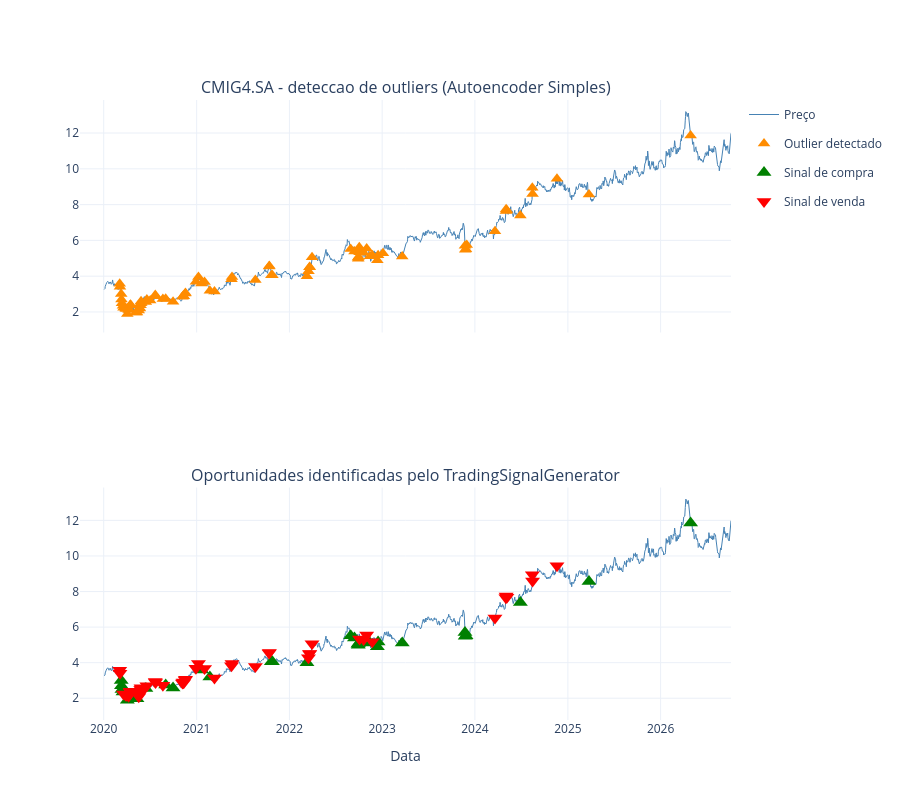

The code cell stored with this chart in its notebook:
### Markdown cell above
## Visualizacao dos outliers e das oportunidades de compra e venda

Os graficos a seguir apresentam, sobre a serie de precos reais do
ativo:

1. Os outliers detectados pelo autoencoder denso.
2. Os sinais de compra e venda gerados pelo `TradingSignalGenerator`
   a partir desses outliers.

Diferentemente do notebook com dados simulados, nao ha aqui um painel
de gabarito, pois os dados sao reais e nao existe um conjunto
conhecido de choques injetados. As contagens de outliers e de sinais
ja foram impressas apos o treinamento e nao sao reenviadas ao wandb,
pois o run foi encerrado logo apos a etapa de treinamento e validacao,
seguindo o mesmo padrao do `WandbExperimentTracker` usado em
`regression_log_return_training.ipynb`.

### Code cell
outlier_indices = np.where(is_outlier)[0]

signals_figure = plot_outlier_detection_and_trading_signals(
    dates.values,
    price_values,
    outlier_indices,
    buy_indices,
    sell_indices,
    f"{TICKER} - deteccao de outliers (Autoencoder Simples)",
    "Oportunidades identificadas pelo TradingSignalGenerator",
)
signals_figure.update_layout(height=800)
signals_figure.show()

### Figure 1 — Plotly figure (JSON) as saved in the notebook; plotly's stock layout.template omitted (floating-point values rounded to 4 significant figures; data arrays with more than 128 entries replaced by an {"elided": "..."} marker saying what was removed)
{"data": [{"legendgroup": "preco", "line": {"color": "steelblue", "width": 1}, "mode": "lines", "name": "Preço", "type": "scatter", "x": {"elided": "1683 str values"}, "xaxis": "x", "y": {"elided": "1683 float values"}, "yaxis": "y"}, {"marker": {"color": "darkorange", "size": 11, "symbol": "triangle-up"}, "mode": "markers", "name": "Outlier detectado", "type": "scatter", "x": ["2020-03-04T00:00:00", "2020-03-05T00:00:00", "2020-03-10T00:00:00", "2020-03-11T00:00:00", "2020-03-13T00:00:00", "2020-03-17T00:00:00", "2020-03-19T00:00:00", "2020-03-27T00:00:00", "2020-03-30T00:00:00", "2020-04-03T00:00:00", "2020-04-08T00:00:00", "2020-04-09T00:00:00", "2020-04-14T00:00:00", "2020-04-15T00:00:00", "2020-04-16T00:00:00", "2020-05-07T00:00:00", "2020-05-11T00:00:00", "2020-05-18T00:00:00", "2020-05-21T00:00:00", "2020-05-22T00:00:00", "2020-05-25T00:00:00", "2020-05-26T00:00:00", "2020-05-27T00:00:00", "2020-05-28T00:00:00", "2020-06-15T00:00:00", "2020-06-19T00:00:00", "2020-07-02T00:00:00", "2020-07-22T00:00:00", "2020-07-23T00:00:00", "2020-08-21T00:00:00", "2020-09-01T00:00:00", "2020-09-30T00:00:00", "2020-11-06T00:00:00", "2020-11-09T00:00:00", "2020-11-11T00:00:00", "2020-11-17T00:00:00", "2020-11-18T00:00:00", "2020-12-29T00:00:00", "2021-01-08T00:00:00", "2021-01-20T00:00:00", "2021-02-01T00:00:00", "2021-02-22T00:00:00", "2021-03-12T00:00:00", "2021-05-18T00:00:00", "2021-05-20T00:00:00", "2021-08-20T00:00:00", "2021-10-13T00:00:00", "2021-10-14T00:00:00", "2021-10-22T00:00:00", "2021-10-26T00:00:00", "2022-03-11T00:00:00", "2022-03-17T00:00:00", "2022-03-21T00:00:00", "2022-03-22T00:00:00", "2022-03-31T00:00:00", "2022-08-30T00:00:00", "2022-09-14T00:00:00", "2022-09-28T00:00:00", "2022-09-29T00:00:00", "2022-09-30T00:00:00", "2022-10-03T00:00:00", "2022-10-04T00:00:00", "2022-10-20T00:00:00", "2022-11-01T00:00:00", "2022-11-14T00:00:00", "2022-11-23T00:00:00", "2022-12-13T00:00:00", "2022-12-16T00:00:00", "2023-01-04T00:00:00", "2023-03-21T00:00:00", "2023-11-23T00:00:00", "2023-11-24T00:00:00", "2023-11-27T00:00:00", "2023-11-30T00:00:00", "2024-03-20T00:00:00", "2024-05-02T00:00:00", "2024-05-03T00:00:00", "2024-05-06T00:00:00", "2024-06-28T00:00:00", "2024-08-14T00:00:00", "2024-08-15T00:00:00", "2024-11-19T00:00:00", "2025-03-25T00:00:00", "2026-04-29T00:00:00"], "xaxis": "x", "y": [3.579, 3.408, 3.0, 2.703, 2.492, 2.354, 2.24, 2.188, 2.162, 1.887, 2.105, 2.176, 2.359, 2.385, 2.399, 1.965, 1.97, 2.084, 2.195, 2.221, 2.38, 2.485, 2.594, 2.518, 2.551, 2.701, 2.639, 2.943, 2.881, 2.73, 2.738, 2.57, 2.85, 2.911, 2.873, 3.026, 3.066, 3.682, 3.958, 3.592, 3.67, 3.193, 3.138, 3.824, 3.954, 3.782, 4.542, 4.569, 4.048, 4.048, 3.993, 4.274, 4.505, 4.517, 5.057, 5.514, 5.384, 5.035, 4.979, 5.078, 5.62, 5.337, 5.304, 5.55, 5.111, 5.177, 4.894, 5.167, 5.285, 5.104, 5.703, 5.48, 5.511, 5.745, 6.516, 7.648, 7.744, 7.677, 7.386, 8.939, 8.595, 9.444, 8.568, 11.86], "yaxis": "y"}, {"legendgroup": "preco", "line": {"color": "steelblue", "width": 1}, "mode": "lines", "name": "Preço", "showlegend": false, "type": "scatter", "x": {"elided": "1683 str values"}, "xaxis": "x2", "y": {"elided": "1683 float values"}, "yaxis": "y2"}, {"marker": {"color": "green", "size": 13, "symbol": "triangle-up"}, "mode": "markers", "name": "Sinal de compra", "type": "scatter", "x": ["2020-03-10T00:00:00", "2020-03-11T00:00:00", "2020-03-13T00:00:00", "2020-03-17T00:00:00", "2020-04-03T00:00:00", "2020-05-07T00:00:00", "2020-05-11T00:00:00", "2020-06-15T00:00:00", "2020-09-01T00:00:00", "2020-09-30T00:00:00", "2021-01-20T00:00:00", "2021-02-22T00:00:00", "2021-10-22T00:00:00", "2021-10-26T00:00:00", "2022-03-11T00:00:00", "2022-08-30T00:00:00", "2022-09-14T00:00:00", "2022-09-28T00:00:00", "2022-09-29T00:00:00", "2022-09-30T00:00:00", "2022-11-14T00:00:00", "2022-12-13T00:00:00", "2022-12-16T00:00:00", "2023-03-21T00:00:00", "2023-11-23T00:00:00", "2023-11-24T00:00:00", "2023-11-27T00:00:00", "2024-06-28T00:00:00", "2025-03-25T00:00:00", "2026-04-29T00:00:00"], "xaxis": "x2", "y": [3.0, 2.703, 2.492, 2.354, 1.887, 1.965, 1.97, 2.551, 2.738, 2.57, 3.592, 3.193, 4.048, 4.048, 3.993, 5.514, 5.384, 5.035, 4.979, 5.078, 5.111, 4.894, 5.167, 5.104, 5.703, 5.48, 5.511, 7.386, 8.568, 11.86], "yaxis": "y2"}, {"marker": {"color": "red", "size": 13, "symbol": "triangle-down"}, "mode": "markers", "name": "Sinal de venda", "type": "scatter", "x": ["2020-03-04T00:00:00", "2020-03-05T00:00:00", "2020-03-19T00:00:00", "2020-03-27T00:00:00", "2020-03-30T00:00:00", "2020-04-08T00:00:00", "2020-04-09T00:00:00", "2020-04-14T00:00:00", "2020-04-15T00:00:00", "2020-04-16T00:00:00", "2020-05-18T00:00:00", "2020-05-21T00:00:00", "2020-05-22T00:00:00", "2020-05-25T00:00:00", "2020-05-26T00:00:00", "2020-05-27T00:00:00", "2020-05-28T00:00:00", "2020-06-19T00:00:00", "2020-07-22T00:00:00", "2020-07-23T00:00:00", "2020-08-21T00:00:00", "2020-11-06T00:00:00", "2020-11-09T00:00:00", "2020-11-11T00:00:00", "2020-11-17T00:00:00", "2020-11-18T00:00:00", "2020-12-29T00:00:00", "2021-01-08T00:00:00", "2021-02-01T00:00:00", "2021-03-12T00:00:00", "2021-05-18T00:00:00", "2021-05-20T00:00:00", "2021-08-20T00:00:00", "2021-10-13T00:00:00", "2021-10-14T00:00:00", "2022-03-17T00:00:00", "2022-03-21T00:00:00", "2022-03-22T00:00:00", "2022-03-31T00:00:00", "2022-10-04T00:00:00", "2022-10-20T00:00:00", "2022-11-01T00:00:00", "2022-11-23T00:00:00", "2024-03-20T00:00:00", "2024-05-02T00:00:00", "2024-05-03T00:00:00", "2024-05-06T00:00:00", "2024-08-14T00:00:00", "2024-08-15T00:00:00", "2024-11-19T00:00:00"], "xaxis": "x2", "y": [3.579, 3.408, 2.24, 2.188, 2.162, 2.105, 2.176, 2.359, 2.385, 2.399, 2.084, 2.195, 2.221, 2.38, 2.485, 2.594, 2.518, 2.701, 2.943, 2.881, 2.73, 2.85, 2.911, 2.873, 3.026, 3.066, 3.682, 3.958, 3.67, 3.138, 3.824, 3.954, 3.782, 4.542, 4.569, 4.274, 4.505, 4.517, 5.057, 5.337, 5.304, 5.55, 5.177, 6.516, 7.648, 7.744, 7.677, 8.939, 8.595, 9.444], "yaxis": "y2"}], "layout": {"annotations": [{"font": {"size": 16}, "showarrow": false, "text": "CMIG4.SA - deteccao de outliers (Autoencoder Simples)", "x": 0.5, "xanchor": "center", "xref": "paper", "y": 1, "yanchor": "bottom", "yref": "paper"}, {"font": {"size": 16}, "showarrow": false, "text": "Oportunidades identificadas pelo TradingSignalGenerator", "x": 0.5, "xanchor": "center", "xref": "paper", "y": 0.375, "yanchor": "bottom", "yref": "paper"}], "height": 800, "xaxis": {"anchor": "y", "domain": [0, 1], "matches": "x2", "showticklabels": false}, "xaxis2": {"anchor": "y2", "domain": [0, 1], "title": {"text": "Data"}}, "yaxis": {"anchor": "x", "domain": [0.625, 1]}, "yaxis2": {"anchor": "x2", "domain": [0, 0.375]}}}
